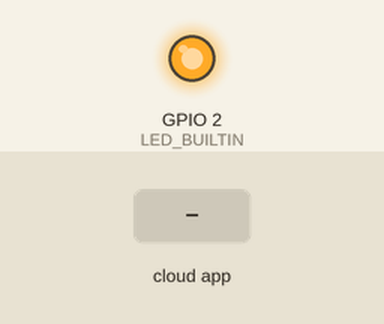
The sketch below on a simulated ESP8266 (NodeMCU). Shown: output pins drawn as LEDs (lit = HIGH, except the on-board LED, lit = LOW). The inputs (shaded band) are chosen by the test bench. WiFi joins after 1.5 s; servers stay silent unless stated; what the sketch prints to the serial monitor is not drawn.

Above: at 1.3 s.
At 2.7 s:
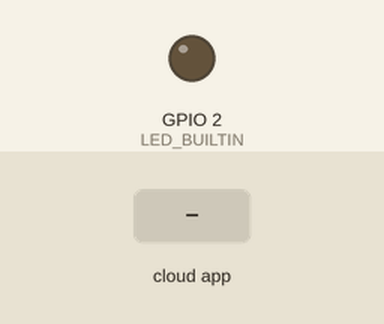
2.8 s: the phone or cloud app sets Schalter.A to 0
4.3 s: the phone or cloud app sets Schalter.B to 0
5.8 s: the phone or cloud app sets Schalter.C to 0
7.3 s: the phone or cloud app sets Schalter.D to 0
8.8 s: the phone or cloud app sets Licht to 0
10.3 s: the phone or cloud app sets Schalter.A to 1
Timing chart, 0 to 13.3 s (numbered marks = the images above; inputs shaded):
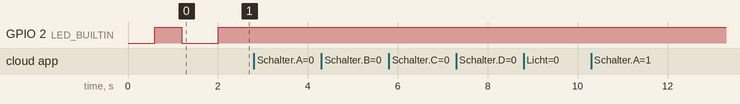

Measured:
- after the input at 2.8 s, every drawn part: stays the same
- after the input at 4.3 s, every drawn part: stays the same
- after the input at 5.8 s, every drawn part: stays the same
- after the input at 7.3 s, every drawn part: stays the same
- after the input at 8.8 s, every drawn part: stays the same
- after the input at 10.3 s, every drawn part: stays the same

The sketch:

esp8266_alexa_rc.ino
```cpp
#include <ESP8266WiFi.h>                //https://github.com/esp8266/Arduino

//needed for library WiFiManager
//#include <DNSServer.h>
//#include <ESP8266WebServer.h>

// TODO: WiFiManager wieder nutzen
//#include <WiFiManager.h>                // https://github.com/tzapu/WiFiManager

#include <RCSwitch.h>                   // Send commands to RCSwitch https://github.com/sui77/rc-switch
#include "fauxmoESP.h"                  // https://bitbucket.org/xoseperez/fauxmoesp Alexa Support for ESP8266

// Rename the credentials.sample.h file to credentials.h and
// edit it according to your router configuration
#include "credentials.h"

//for LED status
#include <Ticker.h>
Ticker ticker;

fauxmoESP fauxmo;                       // alexa Support by fauxmoESP
RCSwitch mySwitch = RCSwitch();         // initialise RC Support


// -----------------------------------------------------------------------------

#define SERIAL_BAUDRATE     115200

#define ID_SOCKET_A           "Schalter A"
#define ID_SOCKET_B           "Schalter B"
#define ID_SOCKET_C           "Schalter C"
#define ID_SOCKET_D           "Schalter D"
#define ID_SOCKET_ALL         "Licht"


//+=============================================================================
// Toggle state
//
void tick() {

  //toggle state
  int state = digitalRead(LED_BUILTIN); // get the current state of GPIO1 pin
  digitalWrite(LED_BUILTIN, !state);    // set pin to the opposite state

}


//+=============================================================================
// Turn off the Led after timeout
//
void disableLed() {

  Serial.println("Turning off the LED to save power.");
  digitalWrite(LED_BUILTIN, HIGH);      // Shut down the LED
  ticker.detach();                      // Stopping the ticker

}


//+=============================================================================
// Send RC commands to devices
//

void requestRcSwitch(uint8_t device_id, const char * device_name, bool state) {
    Serial.print("Device: "); Serial.println(device_name);
    Serial.print("Status: ");

    if (state) {

        Serial.println("ON");

        if(device_id == 0) {
            mySwitch.switchOn("11111", "10000"); // Socket A
        } else if (device_id == 1) {
            mySwitch.switchOn("11111", "01000"); // Socket B
        } else if (device_id == 2) {
            mySwitch.switchOn("11111", "00100"); // Socket C
        } else if (device_id == 3) {
            mySwitch.switchOn("11111", "00010"); // Socket D

        // Sending RC command to more than one device at once
        } else if (device_id == 4) {
            mySwitch.switchOn("11111", "10000"); // Socket A
            delay(50);
            mySwitch.switchOn("11111", "01000"); // Socket B
            delay(50);
            mySwitch.switchOn("11111", "00100"); // Socket C
            delay(50);
            mySwitch.switchOn("11111", "00010"); // Socket D
            delay(50);
        }

    } else {

        Serial.println("OFF");

        if(device_id == 0) {
            mySwitch.switchOff("11111", "10000"); // Socket A
        } else if (device_id == 1) {
            mySwitch.switchOff("11111", "01000"); // Socket B
        } else if (device_id == 2) {
            mySwitch.switchOff("11111", "00100"); // Socket C
        } else if (device_id == 3) {
            mySwitch.switchOff("11111", "00010"); // Socket D

        // Sending RC command to more than one device at once
        } else if (device_id == 4) {
            mySwitch.switchOff("11111", "10000"); // Socket A
            delay(50);
            mySwitch.switchOff("11111", "01000"); // Socket B
            delay(50);
            mySwitch.switchOff("11111", "00100"); // Socket C
            delay(50);
            mySwitch.switchOff("11111", "00010"); // Socket D
            delay(50);
        }


    }

    delay(50);

   // ticker.attach(0.5, disableLed);

}


// -----------------------------------------------------------------------------
// Wifi
// -----------------------------------------------------------------------------

void wifiSetup() {

    // Set WIFI module to STA mode
    WiFi.mode(WIFI_STA);

    // Connect
    Serial.printf("[WIFI] Connecting to %s ", WIFI_SSID);
    WiFi.begin(WIFI_SSID, WIFI_PASS);

    // Wait
    while (WiFi.status() != WL_CONNECTED) {
        Serial.print(".");
        delay(100);
    }
    Serial.println();

    // Connected!
    Serial.printf("[WIFI] STATION Mode, SSID: %s, IP address: %s\n", WiFi.SSID().c_str(), WiFi.localIP().toString().c_str());

}


//+=============================================================================
// Gets called when device loses connection to the accesspoint
//

void lostWifiCallback (const WiFiEventStationModeDisconnected& evt) {

    Serial.println("Lost Wifi");
    // reset and try again, or maybe put it to deep sleep
    ESP.reset();
    delay(1000);

}


//+=============================================================================
// Setup web server and RCSwitch
//
void setup() {

    Serial.begin(SERIAL_BAUDRATE);
    Serial.println();
    Serial.println("ESP8266 IR Controller");

    //set led pin as output
    pinMode(LED_BUILTIN, OUTPUT);

    // start ticker with 0.5 because we start in AP mode and try to connect
    ticker.attach(0.6, tick);


    //keep LED on
    digitalWrite(LED_BUILTIN, LOW);


    wifiSetup();


    // Reset device if lost wifi Connection
    WiFi.onStationModeDisconnected(&lostWifiCallback);

    ticker.detach();


    // below RC specific
    mySwitch.enableTransmit(5);  //D1 on NodeMCU (=GPIO5)

    // Optional set protocol (default is 1, will work for most outlets)
    mySwitch.setProtocol(1);

    // Optional set pulse length.
    mySwitch.setPulseLength(315);           // good for the sockets I am using

    // Optional set number of transmission repetitions.
    //mySwitch.setRepeatTransmit(15);

    // Add some devices
    fauxmo.createServer(true); // set to false, if you want to use an external webserver instead of fauxmo build in one
    fauxmo.addDevice(ID_SOCKET_A);
    fauxmo.addDevice(ID_SOCKET_B);
    fauxmo.addDevice(ID_SOCKET_C);
    fauxmo.addDevice(ID_SOCKET_D);
    fauxmo.addDevice(ID_SOCKET_ALL);


    fauxmo.setPort(80); // required for gen3 devices
    fauxmo.enable(true);
    // fauxmo.onMessage(requestRcSwitch);


    fauxmo.onSetState([](unsigned char device_id, const char * device_name, bool state, unsigned char value) {

        // Callback when a command from Alexa is received.
        // You can use device_id or device_name to choose the element to perform an action onto (relay, LED,...)
        // State is a boolean (ON/OFF) and value a number from 0 to 255 (if you say "set kitchen light to 50%" you will receive a 128 here).
        // Just remember not to delay too much here, this is a callback, exit as soon as possible.
        // If you have to do something more involved here set a flag and process it in your main loop.

        Serial.printf("[MAIN] Device #%d (%s) state: %s value: %d\n", device_id, device_name, state ? "ON" : "OFF", value);

        // Checking for device_id is simpler if you are certain about the order they are loaded and it does not change.
        // Otherwise comparing the device_name is safer.

        if (strcmp(device_name, ID_SOCKET_A)==0) {
            requestRcSwitch(0, ID_SOCKET_A, state);
        } else if (strcmp(device_name, ID_SOCKET_B)==0) {
            requestRcSwitch(1, ID_SOCKET_B, state);
        } else if (strcmp(device_name, ID_SOCKET_C)==0) {
            requestRcSwitch(2, ID_SOCKET_C, state);
        } else if (strcmp(device_name, ID_SOCKET_D)==0) {
            requestRcSwitch(3, ID_SOCKET_D, state);
        } else if (strcmp(device_name, ID_SOCKET_ALL)==0) {
            requestRcSwitch(4, ID_SOCKET_ALL, state);
        }

    });

    ticker.attach(0.5, disableLed);

}

void loop() {

  // put your main code here, to run repeatedly:
  fauxmo.handle();
  //delay(200);

}
```

credentials.sample.h
```cpp
#define WIFI_SSID "..."
#define WIFI_PASS "..."
```
